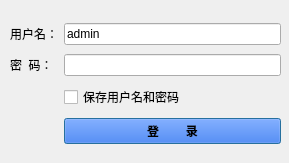
<?xml version="1.0" encoding="UTF-8"?>
<ui version="4.0">
 <class>widget</class>
 <widget class="QWidget" name="widget">
  <property name="geometry">
   <rect>
    <x>0</x>
    <y>0</y>
    <width>289</width>
    <height>163</height>
   </rect>
  </property>
  <property name="windowTitle">
   <string>数学建模登录系统</string>
  </property>
  <widget class="QWidget" name="gridLayoutWidget">
   <property name="geometry">
    <rect>
     <x>10</x>
     <y>20</y>
     <width>271</width>
     <height>131</height>
    </rect>
   </property>
   <layout class="QGridLayout" name="gridLayout">
    <item row="0" column="1">
     <layout class="QVBoxLayout" name="verticalLayout">
      <item>
       <widget class="QLineEdit" name="lineEdit_user">
        <property name="focusPolicy">
         <enum>Qt::ClickFocus</enum>
        </property>
        <property name="text">
         <string>admin</string>
        </property>
       </widget>
      </item>
     </layout>
    </item>
    <item row="0" column="0">
     <widget class="QLabel" name="Label">
      <property name="text">
       <string>用户名：</string>
      </property>
     </widget>
    </item>
    <item row="1" column="0">
     <widget class="QLabel" name="label_2">
      <property name="text">
       <string>密  码：</string>
      </property>
     </widget>
    </item>
    <item row="1" column="1">
     <widget class="QLineEdit" name="lineEdit_passwd">
      <property name="echoMode">
       <enum>QLineEdit::Password</enum>
      </property>
     </widget>
    </item>
    <item row="2" column="1">
     <widget class="QCheckBox" name="checkBox">
      <property name="text">
       <string>保存用户名和密码</string>
      </property>
     </widget>
    </item>
    <item row="4" column="1">
     <widget class="QPushButton" name="btn_login_submit">
      <property name="palette">
       <palette>
        <active>
         <colorrole role="Button">
          <brush brushstyle="SolidPattern">
           <color alpha="255">
            <red>0</red>
            <green>85</green>
            <blue>255</blue>
           </color>
          </brush>
         </colorrole>
        </active>
        <inactive>
         <colorrole role="Button">
          <brush brushstyle="SolidPattern">
           <color alpha="255">
            <red>0</red>
            <green>85</green>
            <blue>255</blue>
           </color>
          </brush>
         </colorrole>
        </inactive>
        <disabled>
         <colorrole role="Button">
          <brush brushstyle="SolidPattern">
           <color alpha="255">
            <red>0</red>
            <green>85</green>
            <blue>255</blue>
           </color>
          </brush>
         </colorrole>
        </disabled>
       </palette>
      </property>
      <property name="font">
       <font>
        <weight>75</weight>
        <italic>false</italic>
        <bold>true</bold>
        <underline>false</underline>
        <strikeout>false</strikeout>
        <stylestrategy>PreferDefault</stylestrategy>
        <kerning>false</kerning>
       </font>
      </property>
      <property name="mouseTracking">
       <bool>true</bool>
      </property>
      <property name="text">
       <string>登        录</string>
      </property>
      <property name="autoDefault">
       <bool>false</bool>
      </property>
      <property name="default">
       <bool>true</bool>
      </property>
     </widget>
    </item>
   </layout>
  </widget>
 </widget>
 <resources/>
 <connections/>
</ui>
